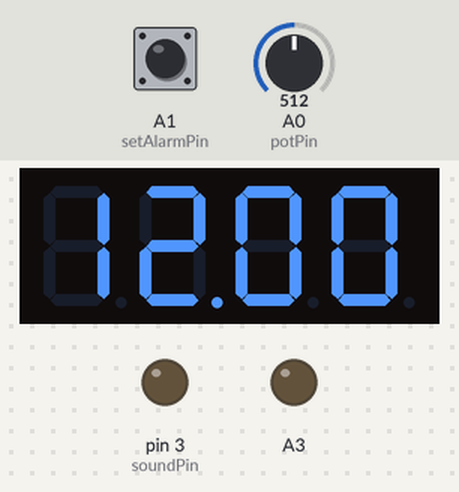
Simulated run of this sketch. Board: Arduino Uno, built with avr-gcc and run on an emulated ATmega328P. On the bench: 4-digit seven-segment display, output pins drawn as LEDs (lit = HIGH). The test bench sets the inputs (shaded band); at power-on: A0 (potPin) = 512, A1 (setAlarmPin) HIGH. Pins used as bus, display or sensor lines are not drawn.

Above: at 1.2 s.
1.3 s: A0 (potPin) set to 716
At 1.9 s:
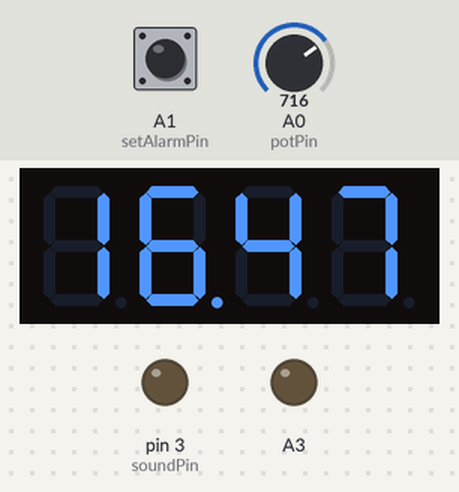
2.8 s: A0 (potPin) set to 900
At 3.1 s:
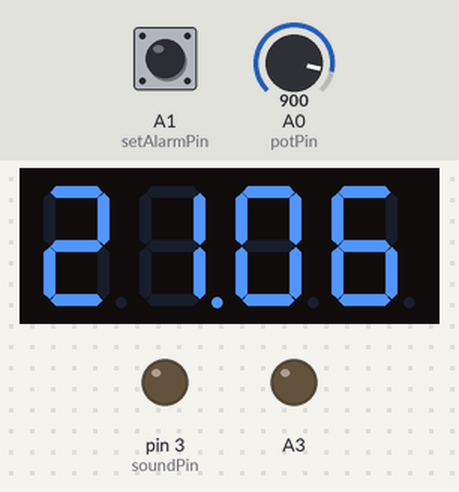
4.3 s: A0 (potPin) set to 1023
At 5.4 s:
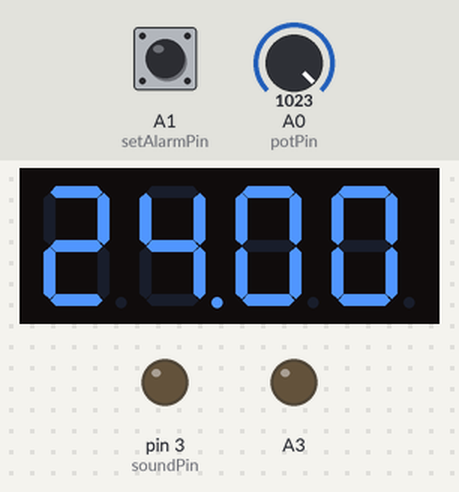
Timing chart, 0 to 7.3 s (numbered marks = the images above; inputs shaded):
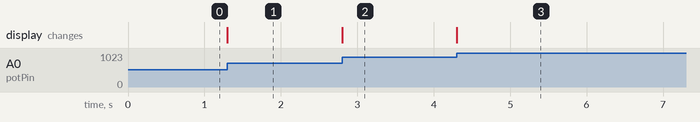

Measured:
- after the input at 1.3 s, the display: changes at once (image 1)
- after the input at 2.8 s, the display: changes at once (image 2)
- after the input at 4.3 s, the display: changes at once (image 3)

The sketch:

alarm.ino
```cpp
#include "SevSeg.h"
#include<time.h>
#include "pitches.h"
//#include<stdio.h>
int soundPin = 3;
int potPin = A0;
int setAlarmPin = A1;
int resetPin = A2;
int firstTime = 0;
int currentTime;
int alarmTime = 1000;
unsigned long minuteCounter;
SevSeg sevseg; //Instantiate a seven segment object
void setup() {
  pinMode(soundPin, OUTPUT);
  pinMode(potPin, INPUT);
  pinMode(setAlarmPin, INPUT_PULLUP);
  pinMode(resetPin, INPUT_PULLUP);
  pinMode(1, OUTPUT);
  pinMode(2, OUTPUT);
  pinMode(3, OUTPUT);
  pinMode(4, OUTPUT);
  pinMode(5, OUTPUT);
  pinMode(6, OUTPUT);
  pinMode(7, OUTPUT);
  pinMode(8, OUTPUT);
  pinMode(9, OUTPUT);
  pinMode(10, OUTPUT);
  pinMode(11, OUTPUT);
  pinMode(12, OUTPUT);
  pinMode(1, OUTPUT);
  pinMode(A2, OUTPUT);
  pinMode(A3, OUTPUT);
  byte numDigits = 4;
  byte digitPins[] = {10,11,12,13};
  byte segmentPins[] = {1,2,4,5, 6, 7, 8, 9};
  bool resistorsOnSegments = false; // 'false' means resistors are on digit pins
  byte hardwareConfig = COMMON_CATHODE; // See README.md for options
  bool updateWithDelays = false; // Default 'false' is Recommended
  bool leadingZeros = false; // Use 'true' if you'd like to keep the leading zeros
  bool disableDecPoint = false; // Use 'true' if your decimal point doesn't exist or isn't connected. Then, you only need to specify 7 segmentPins[]

  sevseg.begin(hardwareConfig, numDigits, digitPins, segmentPins, resistorsOnSegments,
  updateWithDelays, leadingZeros, disableDecPoint);
  //setDisplay();
}

void loop() {

 //Set the innitial time
 if(firstTime==0){
  unsigned long startMillis = millis();
  minuteCounter = millis();
  while(millis()-startMillis <= 10000){
    int value = analogRead(potPin);          //Read and save analog value from potentiometer
    value = map(value, 0, 1023, 0, 1440); //Map value 0-1023 to 0-255 (PWM)
    int startingTime = (int) value/60*100 + value%60;
    sevseg.setNumber(startingTime,2);
    sevseg.refreshDisplay();
    currentTime = (unsigned long) startingTime;
  firstTime = 1;
   }
  }

//If button is pressed then set alarm
  if(digitalRead(setAlarmPin) == LOW){

    unsigned long startMillis = millis();
    while(millis()-startMillis <= 10000){
      int value = analogRead(potPin);          //Read and save analog value from potentiometer
      value = map(value, 0, 1023, 0, 1440); //Map value 0-1023 to 0-255 (PWM)
      alarmTime = (int) value/60*100 + value%60;
      sevseg.setNumber(alarmTime,2);
      sevseg.refreshDisplay();
      }
  }


  //reset alarm and set time again
  if(digitalRead(resetPin) == LOW){
      firstTime = 0;
      alarmTime = -1;
    }


//Update the display and count the time
  if(millis() - minuteCounter >= 60000){
    minuteCounter = millis();
    if ((currentTime+1)%100 >=60){
      if((currentTime+100)/100 >=24){
          currentTime = 0;
        }
        else{

          currentTime = currentTime + 100;
          currentTime = currentTime - currentTime%100;
          }
      }

    else{
      currentTime = currentTime +1;
      }

   }
  sevseg.setNumber(currentTime, 2);
  sevseg.refreshDisplay();

//Check if its time for alarm
  if(alarm() == 1){
      playSong();
    }
}


int alarm(){
    if(currentTime==alarmTime){
        return 1;
      }
      else{
          return 0;
        }
  }

void speaker(){
  tone(soundPin, 659, 1000);
  }


void playSong(){
  int melody[] = {
    NOTE_E2, NOTE_E2, NOTE_E3,0, NOTE_E2, NOTE_D3, NOTE_E3, NOTE_E2, NOTE_E2,NOTE_E3, 0, NOTE_E2, NOTE_D3, NOTE_E3, NOTE_E2, NOTE_E2, NOTE_E3, 0, NOTE_E2, NOTE_D3, NOTE_E2, NOTE_C3, NOTE_C3, NOTE_D3, NOTE_B3,0, NOTE_B3, NOTE_D3, };

  int durations[] = {2, 4, 4, 4, 4, 4, 4, 2, 4, 4, 4, 4 ,4, 4, 2, 4, 4, 4, 4, 4, 4, 2, 4, 4, 4, 4, 4, 4,}; //4
while(1){
  for(int note = 0; note < 28; note++) {
    //to calculate the note duration, take one second divided by the note type.
    //e.g. quarter note = 1000 / 4, eighth note = 1000/8, etc.
    int duration = 1000 / (durations[note]*2);
    tone(soundPin, melody[note], duration);

    //to distinguish the notes, set a minimum time between them.
    //the note's duration + 30% seems to work well:
    int pauseBetweenNotes = duration * 1.10;
    delay(pauseBetweenNotes);

    //stop the tone playing:
    noTone(soundPin);
  }
}
}
```
